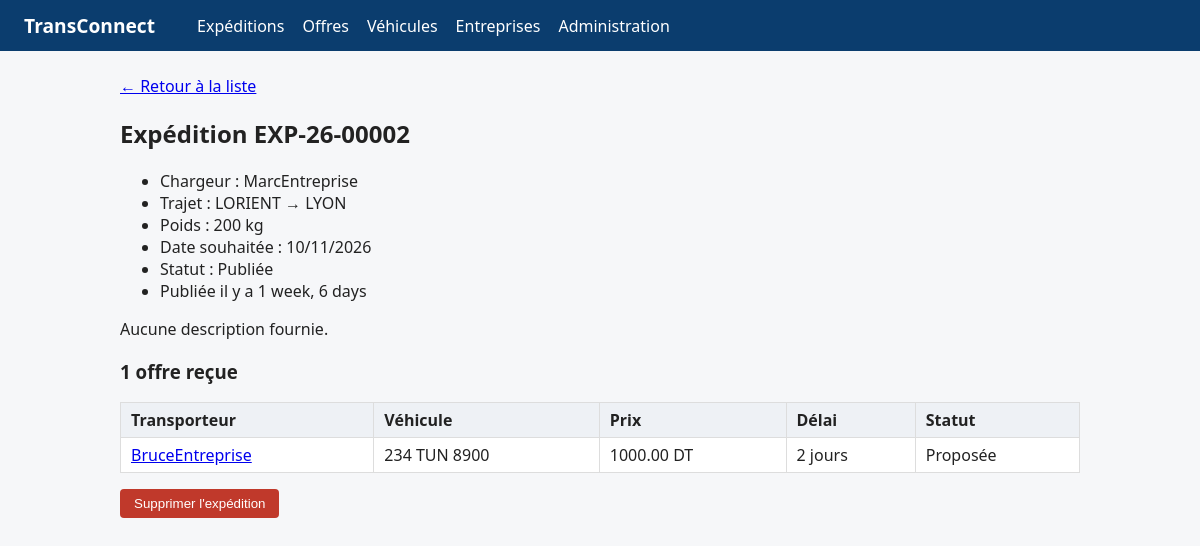
Page /expeditions/EXP-26-00002/ on the committed database.
### ExpeditionsApp/models.py (models this page shows, shortened)
class Expedition(models.Model):
    STATUT_CHOICES = [
        ('publiee', 'Publiée'),
        ('attribuee', 'Attribuée'),
        ('en_cours', 'En cours'),
        ('livree', 'Livrée'),
        ('annulee', 'Annulée'),
    ]
    reference = models.CharField(
        max_length=12,
        unique=True,
        blank=True,
        editable=False,
        validators=[RegexValidator(r'^EXP-\d{2}-\d{5}$', "Format attendu : EXP-AA-NNNNN")],
    )
    ville_depart = models.CharField(max_length=100)
    ville_arrivee = models.CharField(max_length=100)
    poids_kg = models.DecimalField(
        max_digits=10,
        decimal_places=2,
        validators=[MinValueValidator(Decimal('0.01'))],
    )
    date_souhaitee = models.DateField()
    description = models.TextField(blank=True)
    statut = models.CharField(max_length=20, choices=STATUT_CHOICES, default='publiee')
    entreprise = models.ForeignKey(
        Entreprise,
        on_delete=models.CASCADE,
        related_name='expéditions',
    )
    created_at = models.DateTimeField(auto_now_add=True)
    updated_at = models.DateTimeField(auto_now=True)

### EntreprisesApp/models.py (models this page shows, shortened)
class Entreprise(models.Model):
    TYPE_CHOICES = [
        ('chargeur', 'Chargeur'),
        ('transporteur', 'Transporteur'),
    ]
    raison_sociale = models.CharField(max_length=150)
    matricule_fiscal = models.CharField(
        max_length=17,
        unique=True,
        validators=[
            RegexValidator(
                regex=MATRICULE_REGEX,
                message="Matricule fiscal invalide (ex. 1234567AAM000 ou 1234567/A/A/M/000).",
            )
        ],
    )
    type_entreprise = models.CharField(max_length=20, choices=TYPE_CHOICES)
    adresse = models.TextField(validators=[MinLengthValidator(20)])
    utilisateur = models.OneToOneField(
        settings.AUTH_USER_MODEL,
        on_delete=models.CASCADE,
        related_name='entreprise',
    )
    created_at = models.DateTimeField(auto_now_add=True)
    updated_at = models.DateTimeField(auto_now=True)

### OffresApp/models.py (models this page shows, shortened)
class Offre(models.Model):
    STATUT_CHOICES = [
        ('proposee', 'Proposée'),
        ('acceptee', 'Acceptée'),
        ('refusee', 'Refusée'),
        ('retiree', 'Retirée'),
    ]
    prix = models.DecimalField(
        max_digits=10,
        decimal_places=2,
        validators=[MinValueValidator(Decimal('0.01'))],
    )
    delai_jours = models.PositiveIntegerField(validators=[MinValueValidator(1)])
    statut = models.CharField(max_length=20, choices=STATUT_CHOICES, default='proposee')
    date_proposition = models.DateField(auto_now_add=True)
    expedition = models.ForeignKey(
        Expedition,
        on_delete=models.CASCADE,
        related_name='offres',
    )
    transporteur = models.ForeignKey(
        Entreprise,
        on_delete=models.CASCADE,
        related_name='offres_proposees',
    )
    vehicule = models.ForeignKey(
        Vehicule,
        on_delete=models.PROTECT,
        related_name='offres',
    )
    created_at = models.DateTimeField(auto_now_add=True)
    updated_at = models.DateTimeField(auto_now=True)

### VehiculesApp/models.py (models this page shows, shortened)
class Vehicule(models.Model):
    TYPE_CHOICES = [
        ('camionnette', 'Camionnette / utilitaire léger'),
        ('fourgon', 'Fourgon'),
        ('camion_porteur', 'Camion porteur'),
        ('semi_remorque', 'Semi-remorque'),
    ]
    immatriculation = models.CharField(max_length=20, unique=True)
    type_vehicule = models.CharField(max_length=20, choices=TYPE_CHOICES)
    capacite_kg = models.PositiveIntegerField(validators=[MinValueValidator(1)])
    disponible = models.BooleanField(default=True)
    entreprise = models.ForeignKey(
        Entreprise,
        on_delete=models.CASCADE,
        related_name='vehicules',
    )
    created_at = models.DateTimeField(auto_now_add=True)
    updated_at = models.DateTimeField(auto_now=True)

### ExpeditionsApp/views.py (the view)
# urls.py: path('<str:reference>/', views.detail_expedition, name='detail'),
def detail_expedition(request, reference):
    expedition = get_object_or_404(
        Expedition.objects.select_related('entreprise'), reference=reference
    )
    offres = (
        expedition.offres
        .select_related('transporteur', 'vehicule')
        .order_by('-date_proposition', '-pk')
    )
    return render(
        request,
        'expeditions/detail.html',
        {'expedition': expedition, 'offres': offres},
    )

### ExpeditionsApp/templates/expeditions/detail.html (shortened to what this page needs)
{% extends 'base.html' %}
{% block content %}
<p><a href="{% url 'expeditions:liste' %}">&larr; Retour à la liste</a></p>
<h2>Expédition {{ expedition.reference }}</h2>
<ul>
<li>Chargeur : {{ expedition.entreprise.raison_sociale }}</li>
<li>Trajet : {{ expedition.ville_depart|upper }} &rarr; {{ expedition.ville_arrivee|upper }}</li>
<li>Poids : {{ expedition.poids_kg|floatformat:0 }} kg</li>
<li>Date souhaitée : {{ expedition.date_souhaitee|date:"d/m/Y" }}</li>
<li>Statut : {{ expedition.get_statut_display }}</li>
<li>Publiée il y a {{ expedition.created_at|timesince }}</li>
</ul>
<p>{{ expedition.description|default:"Aucune description fournie."|linebreaksbr }}</p>
<h3>{{ offres|length }} offre{{ offres|length|pluralize }} reçue{{ offres|length|pluralize }}</h3>
<table>
<thead>
<tr><th>Transporteur</th><th>Véhicule</th><th>Prix</th><th>Délai</th><th>Statut</th></tr>
</thead>
<tbody>
{% for offre in offres %}
<tr>
    <td><a href="{% url 'offres:detail' offre.pk %}">{{ offre.transporteur.raison_sociale }}</a></td>
    <td>{{ offre.vehicule.immatriculation }}</td>
    <td>{{ offre.prix|floatformat:2 }} DT</td>
    <td>{{ offre.delai_jours }} jour{{ offre.delai_jours|pluralize }}</td>
    <td>{{ offre.get_statut_display }}</td>
</tr>
{% empty %}
<tr><td colspan="5">Aucune offre pour le moment.</td></tr>
{% endfor %}
</tbody>
</table>
{% if expedition.statut == 'publiee' or expedition.statut == 'annulee' %}
<form method="post" action="{% url 'expeditions:supprimer' expedition.reference %}"
      onsubmit="return confirm('Supprimer définitivement cette expédition ?');">
<p><button type="submit" class="danger">Supprimer l'expédition</button></p>
</form>
{% endif %}
{% endblock %}

### templates/base.html (style rules this page uses)
body { font-family: system-ui, Arial, sans-serif; margin: 0; background: #f6f7f9; color: #222; }
table { border-collapse: collapse; width: 100%; background: #fff; }
th, td { border: 1px solid #ddd; padding: 6px 10px; text-align: left; }
th { background: #eef1f5; }
button.danger { background: #c0392b; color: #fff; border: 0; padding: 7px 14px; border-radius: 4px; cursor: pointer; }

### rows in the picture
Expedition: reference "EXP-26-00002", entreprise.raison_sociale "MarcEntreprise", ville_depart "LORIENT", ville_arrivee "LYON", poids_kg "200", date_souhaitee "10/11/2026", statut "Publiée", created_at "1 week, 6 days", description "Aucune description fournie."
Offre: transporteur.raison_sociale "BruceEntreprise", vehicule.immatriculation "234 TUN 8900", prix "1000.00", delai_jours "2", statut "Proposée"

### other values in the picture
{{ offres|length }} "1"
